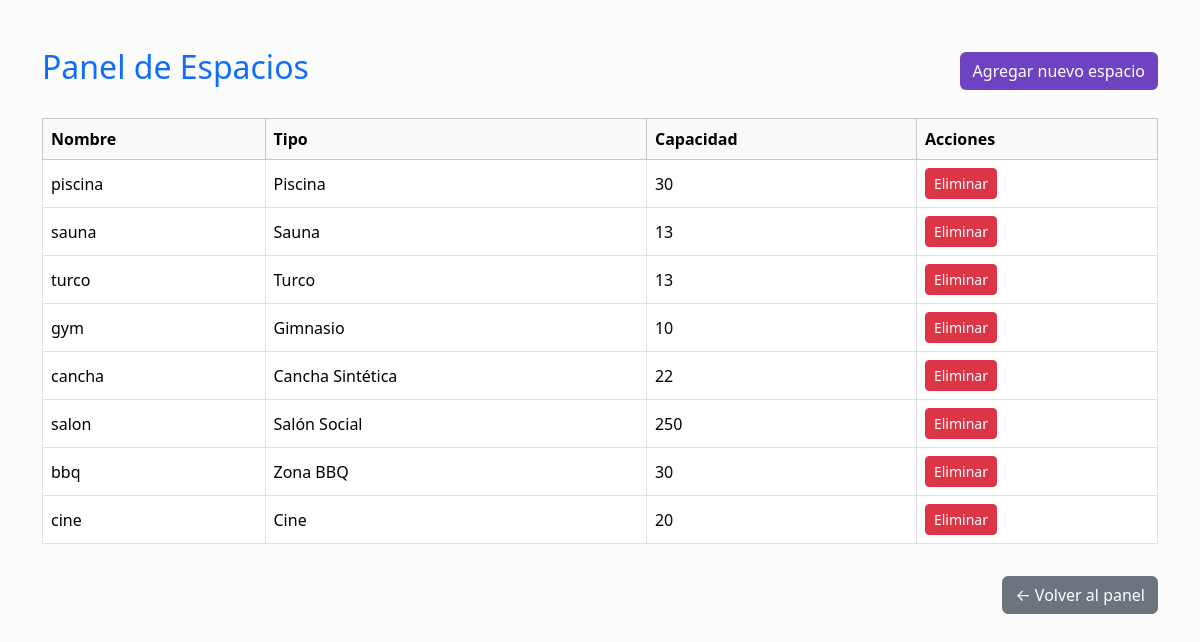
Before: /panel/espacios/ with the older database file.
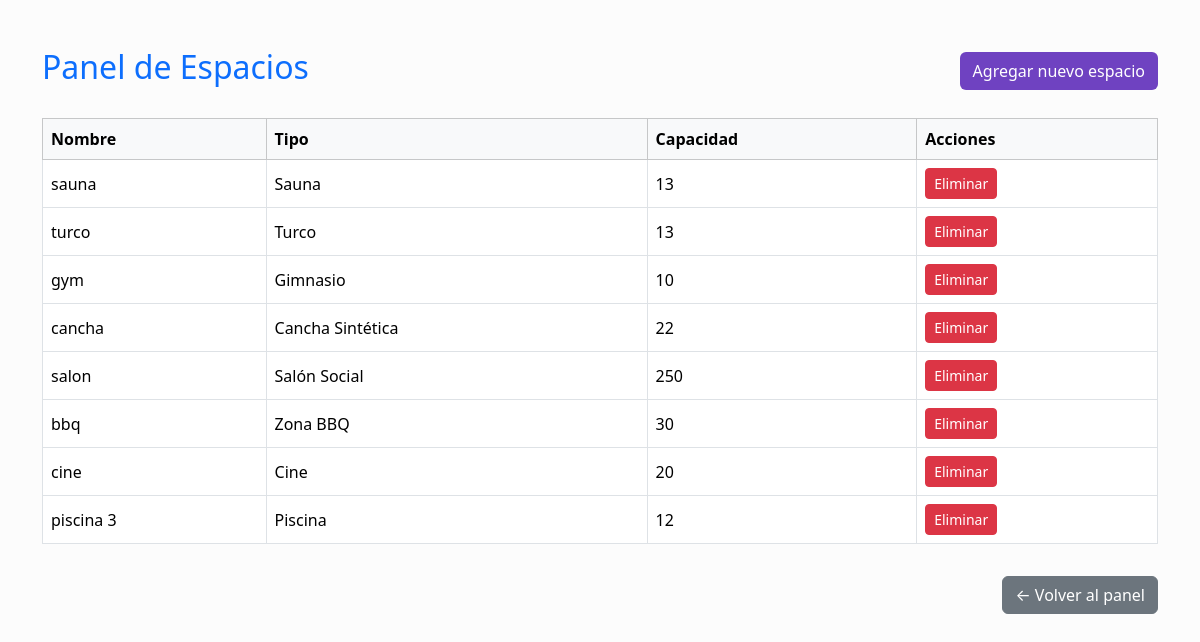
After: the same page with the newer database file.
### sistema/models.py (models this page shows, shortened)
class Espacio(models.Model):
    TIPO_ESPACIO_CHOICES = [
        ('piscina', 'Piscina'),
        ('sauna', 'Sauna'),
        ('bbq', 'Zona BBQ'),
        ('cancha', 'Cancha Sintética'),
        ('salon', 'Salón Social'),
        ('cine', 'Cine'),
        ('turco', 'Turco'),
        ('gym' , 'Gimnasio'),
    ]
    nombre = models.CharField(max_length=100)
    tipoEspacio = models.CharField(max_length=20, choices=TIPO_ESPACIO_CHOICES)
    capacidadMaxima = models.IntegerField()

### sistema/views.py (the view)
# urls.py: path('panel/espacios/', views.panel_espacios, name='panel_espacios'),
def panel_espacios(request):
    espacios = Espacio.objects.all()
    return render(request, 'panel_espacios.html', {'espacios': espacios})

### sistema/templates/panel_espacios.html (shortened to what this page needs)
<!DOCTYPE html>
<html lang="es">
<head>
    <link href="https://cdn.jsdelivr.net/npm/bootstrap@5.3.3/dist/css/bootstrap.min.css" rel="stylesheet">
</head>
<body>
    <div class="container mt-5">
        <div class="d-flex justify-content-between align-items-center mb-4">
            <h2 class="text-primary">Panel de Espacios</h2>
            <a href="{% url 'agregar_espacio' %}" class="btn btn-morado">Agregar nuevo espacio</a>
        </div>
        <div class="table-responsive">
            <table class="table table-bordered table-hover bg-white">
                <thead class="table-light">
                    <tr>
                        <th>Nombre</th>
                        <th>Tipo</th>
                        <th>Capacidad</th>
                        <th>Acciones</th>
                    </tr>
                </thead>
                <tbody>
                    {% for espacio in espacios %}
                    <tr>
                        <td>{{ espacio.nombre }}</td>
                        <td>{{ espacio.get_tipoEspacio_display }}</td>
                        <td>{{ espacio.capacidadMaxima }}</td>
                        <td>
                            <a href="{% url 'eliminar_espacio' espacio.id %}" class="btn btn-danger btn-sm">
                                Eliminar
                            </a>
                        </td>
                    </tr>
                    {% empty %}
                    <tr>
                        <td colspan="4" class="text-center text-muted">No hay espacios registrados.</td>
                    </tr>
                    {% endfor %}
                </tbody>
            </table>
        </div>
        <div class="text-end">
            <a href="{% url 'panel_administrador' %}" class="btn btn-secondary mt-3">← Volver al panel</a>
        </div>
    </div>
</body>
</html>

Changed rows visible on the page:
removed Espacio: nombre "piscina", tipoEspacio "Piscina", capacidadMaxima "30"
added Espacio: nombre "piscina 3", tipoEspacio "Piscina", capacidadMaxima "12"
